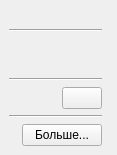
<?xml version="1.0" encoding="UTF-8"?>
<ui version="4.0">
 <class>SiteInfoWidget</class>
 <widget class="QWidget" name="SiteInfoWidget">
  <property name="geometry">
   <rect>
    <x>0</x>
    <y>0</y>
    <width>117</width>
    <height>144</height>
   </rect>
  </property>
  <property name="sizePolicy">
   <sizepolicy hsizetype="Maximum" vsizetype="Maximum">
    <horstretch>0</horstretch>
    <verstretch>0</verstretch>
   </sizepolicy>
  </property>
  <layout class="QHBoxLayout" name="horizontalLayout">
   <property name="leftMargin">
    <number>0</number>
   </property>
   <property name="topMargin">
    <number>0</number>
   </property>
   <property name="rightMargin">
    <number>0</number>
   </property>
   <property name="bottomMargin">
    <number>0</number>
   </property>
   <item>
    <widget class="QFrame" name="frame">
     <property name="frameShape">
      <enum>QFrame::NoFrame</enum>
     </property>
     <layout class="QGridLayout" name="gridLayout">
      <property name="rightMargin">
       <number>15</number>
      </property>
      <item row="8" column="0" colspan="3">
       <layout class="QHBoxLayout" name="horizontalLayout_2">
        <property name="spacing">
         <number>6</number>
        </property>
        <item>
         <spacer name="horizontalSpacer">
          <property name="orientation">
           <enum>Qt::Horizontal</enum>
          </property>
          <property name="sizeType">
           <enum>QSizePolicy::Expanding</enum>
          </property>
          <property name="sizeHint" stdset="0">
           <size>
            <width>10</width>
            <height>10</height>
           </size>
          </property>
         </spacer>
        </item>
        <item>
         <widget class="QPushButton" name="pushButton">
          <property name="sizePolicy">
           <sizepolicy hsizetype="Fixed" vsizetype="Fixed">
            <horstretch>0</horstretch>
            <verstretch>0</verstretch>
           </sizepolicy>
          </property>
          <property name="text">
           <string>Больше...</string>
          </property>
         </widget>
        </item>
       </layout>
      </item>
      <item row="2" column="0">
       <widget class="QLabel" name="secureIcon"/>
      </item>
      <item row="3" column="2">
       <widget class="QLabel" name="historyLabel">
        <property name="sizePolicy">
         <sizepolicy hsizetype="MinimumExpanding" vsizetype="Preferred">
          <horstretch>0</horstretch>
          <verstretch>0</verstretch>
         </sizepolicy>
        </property>
       </widget>
      </item>
      <item row="0" column="0" colspan="3">
       <widget class="QLabel" name="titleLabel">
        <property name="alignment">
         <set>Qt::AlignCenter</set>
        </property>
       </widget>
      </item>
      <item row="1" column="0" colspan="3">
       <widget class="Line" name="line_2">
        <property name="orientation">
         <enum>Qt::Horizontal</enum>
        </property>
       </widget>
      </item>
      <item row="3" column="0">
       <widget class="QLabel" name="historyIcon"/>
      </item>
      <item row="7" column="0" colspan="3">
       <widget class="Line" name="line">
        <property name="orientation">
         <enum>Qt::Horizontal</enum>
        </property>
       </widget>
      </item>
      <item row="2" column="2">
       <widget class="QLabel" name="secureLabel">
        <property name="sizePolicy">
         <sizepolicy hsizetype="MinimumExpanding" vsizetype="Preferred">
          <horstretch>0</horstretch>
          <verstretch>0</verstretch>
         </sizepolicy>
        </property>
       </widget>
      </item>
      <item row="4" column="0" colspan="3">
       <widget class="Line" name="protocolHandlerLine">
        <property name="orientation">
         <enum>Qt::Horizontal</enum>
        </property>
       </widget>
      </item>
      <item row="5" column="0" colspan="3">
       <layout class="QHBoxLayout" name="horizontalLayout_3">
        <item>
         <widget class="QLabel" name="protocolHandlerLabel"/>
        </item>
        <item>
         <widget class="QPushButton" name="protocolHandlerButton">
          <property name="sizePolicy">
           <sizepolicy hsizetype="Maximum" vsizetype="Fixed">
            <horstretch>0</horstretch>
            <verstretch>0</verstretch>
           </sizepolicy>
          </property>
         </widget>
        </item>
       </layout>
      </item>
     </layout>
    </widget>
   </item>
  </layout>
 </widget>
 <resources/>
 <connections/>
</ui>
